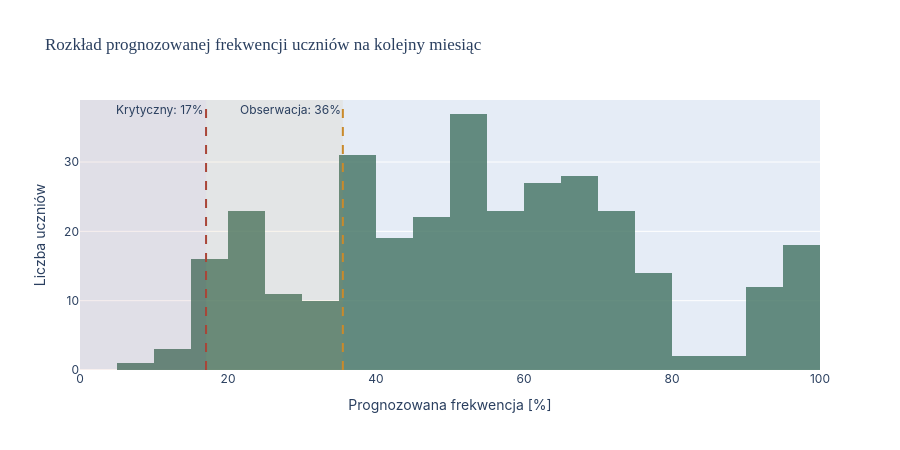

The code cell stored with this chart in its notebook:
### Markdown cell above
## Wykres: rozkład prognozowanej frekwencji + dwa progi alertu
Zamiast jednego sztywnego progu (który, jak ustaliliśmy, obejmuje większość szkoły) - dwa poziomy: **krytyczny** (dolne 5%, do natychmiastowej interwencji) i **do obserwacji** (dolne 20%, szerszy nadzór). Histogram pokazuje gdzie te progi faktycznie wypadają na tle całego rozkładu.

### Code cell
import plotly.graph_objects as go

PROG_KRYTYCZNY = ostatni_miesiac_kazdego_ucznia["prognoza_rf"].quantile(0.05)
PROG_OBSERWACJA = ostatni_miesiac_kazdego_ucznia["prognoza_rf"].quantile(0.20)

liczba_krytyczni = (ostatni_miesiac_kazdego_ucznia["prognoza_rf"] <= PROG_KRYTYCZNY).sum()
liczba_obserwacja = (
    (ostatni_miesiac_kazdego_ucznia["prognoza_rf"] > PROG_KRYTYCZNY) &
    (ostatni_miesiac_kazdego_ucznia["prognoza_rf"] <= PROG_OBSERWACJA)
).sum()

print(f"Krytyczny (≤{PROG_KRYTYCZNY:.1f}%): {liczba_krytyczni} uczniów")
print(f"Do obserwacji ({PROG_KRYTYCZNY:.1f}–{PROG_OBSERWACJA:.1f}%): {liczba_obserwacja} uczniów")
print(f"Reszta (>{PROG_OBSERWACJA:.1f}%): {len(ostatni_miesiac_kazdego_ucznia) - liczba_krytyczni - liczba_obserwacja} uczniów")

fig = go.Figure()
fig.add_trace(go.Histogram(
    x=ostatni_miesiac_kazdego_ucznia["prognoza_rf"],
    nbinsx=40, marker_color="#4C7A6B", opacity=0.85, name="Uczniowie"
))
fig.add_vline(x=PROG_KRYTYCZNY, line_dash="dash", line_color="#A8433A", line_width=2,
              annotation_text=f"Krytyczny: {PROG_KRYTYCZNY:.0f}%", annotation_position="top left")
fig.add_vline(x=PROG_OBSERWACJA, line_dash="dash", line_color="#C98A2C", line_width=2,
              annotation_text=f"Obserwacja: {PROG_OBSERWACJA:.0f}%", annotation_position="top left")
fig.add_vrect(x0=0, x1=PROG_KRYTYCZNY, fillcolor="#A8433A", opacity=0.08, line_width=0)
fig.add_vrect(x0=PROG_KRYTYCZNY, x1=PROG_OBSERWACJA, fillcolor="#C98A2C", opacity=0.08, line_width=0)

fig.update_layout(
    title="Rozkład prognozowanej frekwencji uczniów na kolejny miesiąc",
    xaxis_title="Prognozowana frekwencja [%]", yaxis_title="Liczba uczniów",
    height=450, showlegend=False,
    font=dict(family="Inter, sans-serif"),
    title_font=dict(family="Lora, serif", size=17),
)
fig.show()

### Figure 1 — Plotly figure (JSON) as saved in the notebook; plotly's stock layout.template omitted (floating-point values rounded to 4 significant figures; data arrays with more than 128 entries replaced by an {"elided": "..."} marker saying what was removed)
{"data": [{"marker": {"color": "#4C7A6B"}, "name": "Uczniowie", "nbinsx": 40, "opacity": 0.85, "type": "histogram", "x": {"elided": "322 float values"}}], "layout": {"annotations": [{"showarrow": false, "text": "Krytyczny: 17%", "x": 17.04, "xanchor": "right", "xref": "x", "y": 1, "yanchor": "top", "yref": "y domain"}, {"showarrow": false, "text": "Obserwacja: 36%", "x": 35.52, "xanchor": "right", "xref": "x", "y": 1, "yanchor": "top", "yref": "y domain"}], "font": {"family": "Inter, sans-serif"}, "height": 450, "shapes": [{"line": {"color": "#A8433A", "dash": "dash", "width": 2}, "type": "line", "x0": 17.04, "x1": 17.04, "xref": "x", "y0": 0, "y1": 1, "yref": "y domain"}, {"line": {"color": "#C98A2C", "dash": "dash", "width": 2}, "type": "line", "x0": 35.52, "x1": 35.52, "xref": "x", "y0": 0, "y1": 1, "yref": "y domain"}, {"fillcolor": "#A8433A", "line": {"width": 0}, "opacity": 0.08, "type": "rect", "x0": 0, "x1": 17.04, "xref": "x", "y0": 0, "y1": 1, "yref": "y domain"}, {"fillcolor": "#C98A2C", "line": {"width": 0}, "opacity": 0.08, "type": "rect", "x0": 17.04, "x1": 35.52, "xref": "x", "y0": 0, "y1": 1, "yref": "y domain"}], "showlegend": false, "title": {"font": {"family": "Lora, serif", "size": 17}, "text": "Rozkład prognozowanej frekwencji uczniów na kolejny miesiąc"}, "xaxis": {"title": {"text": "Prognozowana frekwencja [%]"}}, "yaxis": {"title": {"text": "Liczba uczniów"}}}}
